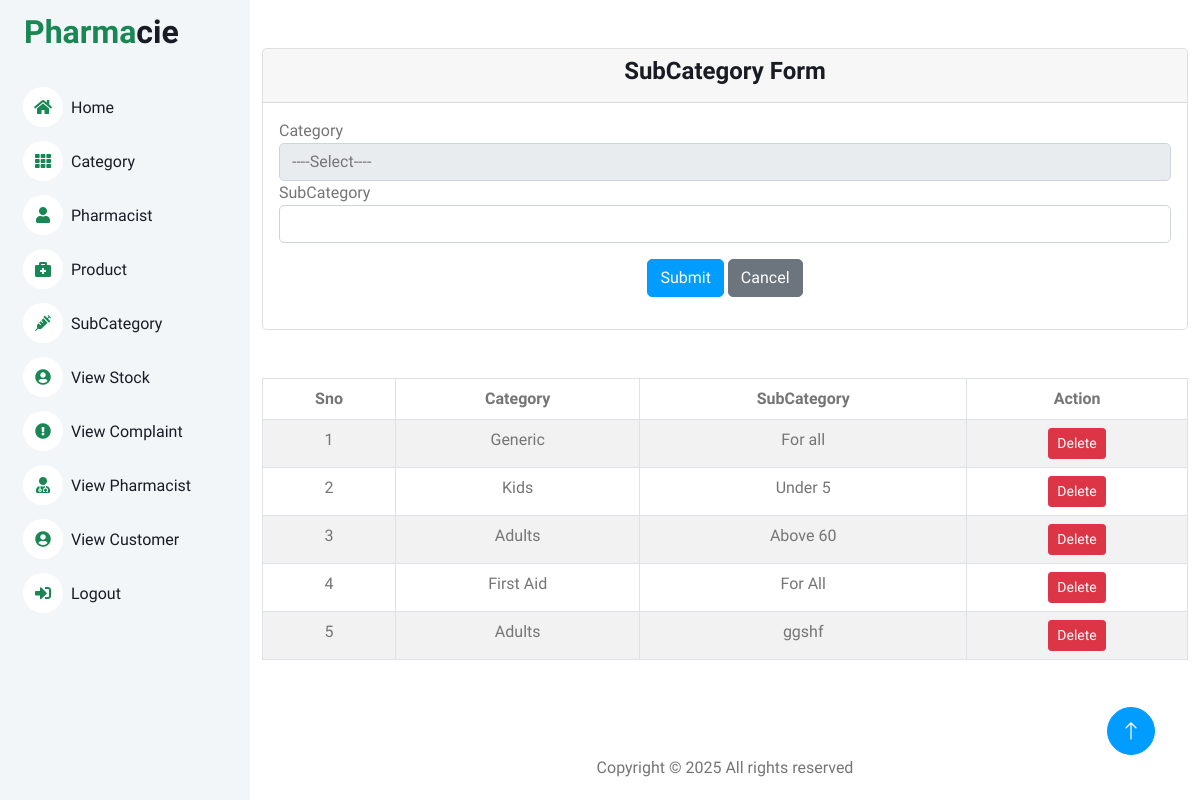
/Project/Admin/SubCategory.php, run on the app's committed database.
### tables this page shows
CREATE TABLE `tbl_subcategory` (
  `subcategory_id` int(11) NOT NULL,
  `subcategory_name` varchar(50) NOT NULL,
  `category_id` int(11) NOT NULL
);

CREATE TABLE `tbl_category` (
  `category_id` int(11) NOT NULL,
  `category_name` varchar(50) NOT NULL
);

### Project/Admin/SubCategory.php (the view, shortened to what this page needs)
<?php
include("../Assets/Connection/Connection.php");
include("Head.php");
		?>
<!DOCTYPE html PUBLIC "-//W3C//DTD XHTML 1.0 Transitional//EN" "http://www.w3.org/TR/xhtml1/DTD/xhtml1-transitional.dtd">
<html xmlns="http://www.w3.org/1999/xhtml">
<head>
</head>
<body>
    <div class="container mt-5">
        <form id="form1" name="form1" method="post" action="">
            <div class="card">
                <div class="card-header text-center">
                    <h4>SubCategory Form</h4>
                </div>
                <div class="card-body">
                    <div class="form-group">
                        <label for="txt_category">Category</label>
                        <select name="txt_category" id="txt_category" class="form-control">
                            <option> ----Select---- </option>
                        </select>
                    </div>
                    <div class="form-group">
                        <label for="txt_sub">SubCategory</label>
                        <input required type="text" class="form-control" name="txt_sub" id="txt_sub" />
                    </div>
                    <div class="form-group text-center m-3">
                        <button type="submit" class="btn btn-primary" name="btn_submit" id="btn_submit">Submit</button>
                        <button type="submit" class="btn btn-secondary" name="btn_cancel" id="btn_cancel">Cancel</button>
                    </div>
                </div>
            </div>
        </form>
        <div class="mt-5">
            <table class="table table-bordered table-striped">
                <thead class="thead-dark">
                    <tr align="center">
                        <th scope="col">Sno</th>
                        <th scope="col">Category</th>
                        <th scope="col">SubCategory</th>
                        <th scope="col">Action</th>
                    </tr>
                </thead>
                <tbody>
                    <?php
                    $SelQry = "Select * from tbl_subcategory s inner join tbl_category c on s.category_id=c.category_id";
                    $result = $con->query($SelQry);
                    $i = 0;
                    while($data = $result->fetch_assoc()) {
                        $i++;
                    ?>
                        <tr align="center">
                            <td><?php echo $i;?></td>
                            <td><?php echo $data["category_name"];?></td>
                            <td><?php echo $data["subcategory_name"];?></td>
                            <td>
                                <a href="Subcategory.php?did=<?php echo $data["subcategory_id"];?>" class="btn btn-danger btn-sm">Delete</a>
                            </td>
                        </tr>
                    <?php
                    }
                    ?>
                </tbody>
            </table>
        </div>
    </div>
</body>
</html>
<?php
include("Foot.php");
?>

### Project/Admin/Head.php (shortened to what this page needs)
<!DOCTYPE html>
<html lang="en">
<head>
    <link href="https://cdnjs.cloudflare.com/ajax/libs/font-awesome/5.10.0/css/all.min.css" rel="stylesheet">
    <link href="https://cdn.jsdelivr.net/npm/bootstrap-icons@1.4.1/font/bootstrap-icons.css" rel="stylesheet">
    <link href="../Assets/Templates/Admin/lib/owlcarousel/assets/owl.carousel.min.css" rel="stylesheet">
    <link href="../Assets/Templates/Admin/lib/tempusdominus/css/tempusdominus-bootstrap-4.min.css" rel="stylesheet" />
    <link href="../Assets/Templates/Admin/css/bootstrap.min.css" rel="stylesheet">
    <link href="../Assets/Templates/Admin/css/style.css" rel="stylesheet">
</head>
<body>
    <div class="container-xxl position-relative bg-white d-flex p-0">
        <div class="sidebar pe-10 pb-10">
            <nav class="navbar bg-light navbar-light">
            <a  class="navbar-brand mx-4 mb-3">
                    <h2 class="js-logo-clone"><strong class="text-success">Pharma</strong>cie</h2>
                </a>
                <div class="navbar-nav w-100">
                    <a href="HomePage.php" class="nav-item nav-link"> <i class="fa fa-home me-2 text-success"></i>Home</a>
                    <a href="Category.php" class="nav-item nav-link"><i class="fa fa-th me-2 text-success"></i>Category</a>
                    <a href="Pharmacist.php" class="nav-item nav-link"><i class="fa fa-user me-2 text-success"></i>Pharmacist</a>
                    <a href="Product.php" class="nav-item nav-link"><i class="fa fa-briefcase-medical me-2 text-success"></i>Product</a>
                    <a href="SubCategory.php" class="nav-item nav-link"><i class="fa fa-syringe me-2 text-success"></i>SubCategory</a>
                    <a href="Viewstock.php" class="nav-item nav-link"><i class="fa fa-user-circle me-2 text-success"></i>View Stock</a>
                    <a href="ViewComplaint.php" class="nav-item nav-link"><i class="fa fa-exclamation-circle me-2 text-success"></i>View Complaint</a>
                    <a href="ViewPharmacist.php" class="nav-item nav-link"><i class="fa fa-user-md me-2 text-success"></i>View Pharmacist</a>
                    <a href="ViewCustomer.php" class="nav-item nav-link"><i class="fa fa-user-circle me-2 text-success"></i>View Customer</a>
                    <a href="HomeLogout.php" class="nav-item nav-link"><i class="fas fa-sign-in-alt me-2 text-success"></i>Logout</a>
                </div>
            </nav>
        </div>
        <div class="content">

### Project/Admin/Foot.php (shortened to what this page needs)
<div class="row pt-5 mt-5 text-center">
        <div class="col-md-12">
            <p>
                Copyright &copy;
                 All rights reserved
            </p>
        </div>
    </div>
    </div>
    <a href="#" class="btn btn-lg btn-primary btn-lg-square back-to-top"><i class="bi bi-arrow-up"></i></a>
    </div>
</body>
</html>

### Project/Assets/Templates/Admin/css/style.css (style rules this page uses)
:root { --primary: #009CFF; --light: #F3F6F9; --dark: #191C24; }
.back-to-top { position: fixed; display: none; right: 45px; bottom: 45px; z-index: 99; }
.btn { transition: .5s; }
.btn.btn-primary { color: #FFFFFF; }
.btn-lg-square { width: 48px; height: 48px; }
.btn-square, .btn-sm-square, .btn-lg-square { padding: 0; display: inline-flex; align-items: center; justify-content: center; font-weight: normal; border-radius: 50px; }
.sidebar { position: fixed; top: 0; left: 0; bottom: 0; width: 250px; height: 100vh; overflow-y: auto; background: var(--light); transition: 0.5s; z-index: 999; }
.content { margin-left: 250px; min-height: 100vh; background: #FFFFFF; transition: 0.5s; }
@media (min-width: 992px) { .sidebar { margin-left: 0; } }
@media (min-width: 992px) { .content { width: calc(100% - 250px); } }
.sidebar .navbar .navbar-nav .nav-link { padding: 7px 20px; color: var(--dark); font-weight: 500; border-left: 3px solid var(--light); border-radius: 0 30px 30px 0; outline: none; }
.sidebar .navbar .navbar-nav .nav-link i { width: 40px; height: 40px; display: inline-flex; align-items: center; justify-content: center; background: #FFFFFF; border-radius: 40px; }

### data on the page
tbl_subcategory: category.category_name "Generic", subcategory_name "For all"
tbl_subcategory: category.category_name "Kids", subcategory_name "Under 5"
tbl_subcategory: category.category_name "Adults", subcategory_name "Above 60"
tbl_subcategory: category.category_name "First Aid", subcategory_name "For All"
tbl_subcategory: category.category_name "Adults", subcategory_name "ggshf"
